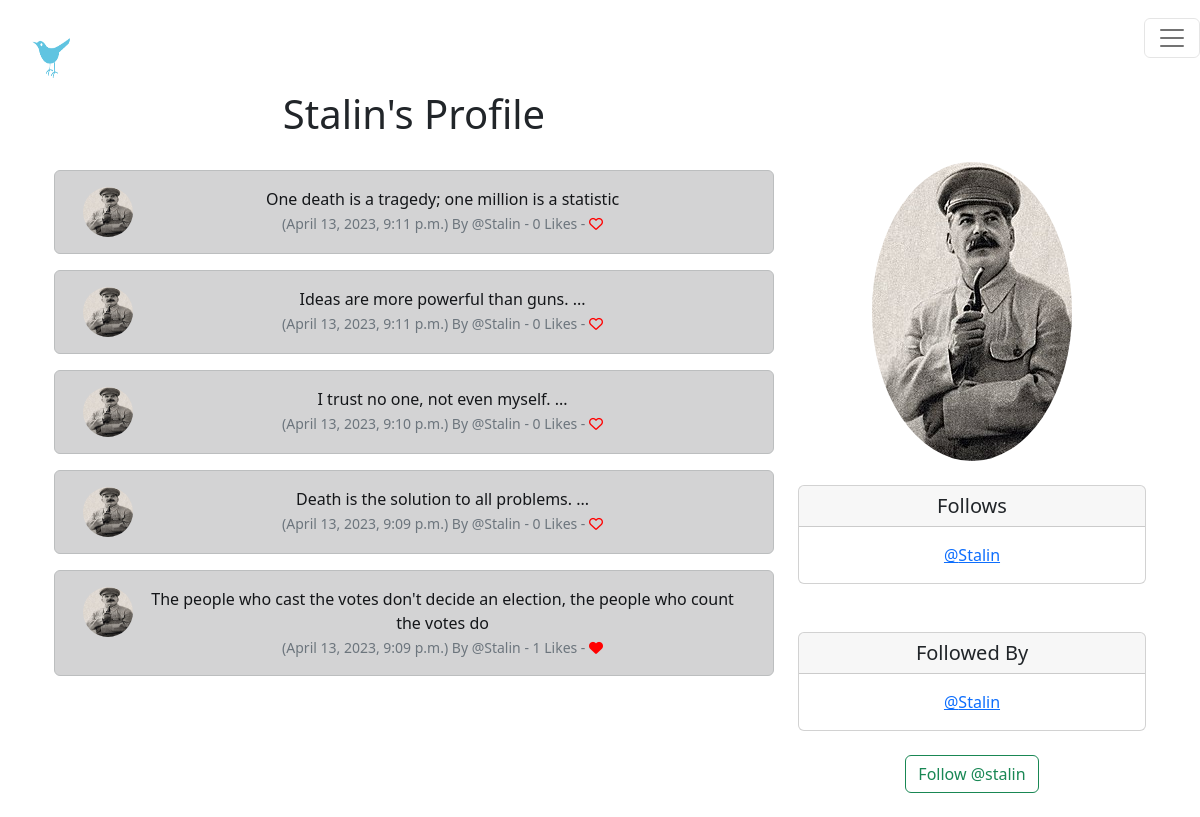
The page /profile/8 (signed in) on the database its author committed.
### tweaker/models.py (models this page shows, shortened)
class Profile(models.Model):
	user = models.OneToOneField(User, on_delete=models.CASCADE)
	follows = models.ManyToManyField("self",
		related_name="followed_by",
		symmetrical=False,
		blank=True)
	date_modified = models.DateTimeField(User, auto_now=True)
	profile_image = models.ImageField(null=True, blank=True, upload_to="images/")
	profile_bio = models.CharField(null=True, blank=True, max_length=500)
	homepage_link = models.CharField(null=True, blank=True, max_length=100)
	facebook_link = models.CharField(null=True, blank=True, max_length=100)
	instagram_link = models.CharField(null=True, blank=True, max_length=100)
	linkedin_link = models.CharField(null=True, blank=True, max_length=100)
	def __str__(self):
		return self.user.username

class Meep(models.Model):
	user = models.ForeignKey(
		User, related_name="meeps",
		on_delete=models.DO_NOTHING
		)
	body = models.CharField(max_length=200)
	created_at = models.DateTimeField(auto_now_add=True)
	likes = models.ManyToManyField(User, related_name="meep_like", blank=True)
	def number_of_likes(self):
		return self.likes.count()

### tweaker/views.py (the view, shortened to what this page needs)
# urls.py: path('profile/<int:pk>', views.profile, name='profile'),
def profile(request, pk):
	if request.user.is_authenticated:
		profile = Profile.objects.get(user_id=pk)
		meeps = Meep.objects.filter(user_id=pk).order_by("-created_at")
		return render(request, "profile.html", {"profile":profile, "meeps":meeps})
	else:
		messages.success(request, ("You Must Be Logged In To View This Page..."))
		return redirect('index')

### tweaker/templates/profile.html (shortened to what this page needs)
{% extends 'base.html' %}
{% load static %}
{% block content %}
{% if profile %}
	<div class="container text-center">
		<div class="row">
			<div class="col-8">
				<h1>{{ profile.user.username }}'s Profile</h1>
				<br/>
				{% if meeps %}
					{% for meep in meeps %}
			<div class="alert alert-dark" role="alert">
	<div class="container">
		<div class="row">
			<div class="col-1">
				{% if profile.profile_image %}
				<img src="{{ profile.profile_image.url }}" width=50 height=50 class="rounded-circle" alt="{{ profile.user.username }}">
				{% else %}
				<img src="{% static 'images/default_profile_pic.png' %}" width=50 height=50 class="rounded-circle" alt="{{ profile.user.username }}">
				{% endif %}
			</div>
			<div class="col-11">
						  {{ meep.body }}<br/>
			  				<small class="text-muted">
			  					({{ meep.created_at}}) By
			  					@{{ meep.user.username }}
			  		- {{ meep.number_of_likes }} Likes -
			  		{% if user in meep.likes.all %}
				  	  <a href="{% url 'meep_like' meep.id %}"><i class="fa-solid fa-heart" style='color:red'></i></a>
				  	{% else %}
				  		<a href="{% url 'meep_like' meep.id %}"><i class="fa fa-heart-o" style="color:red"></i></a>
				  	{% endif %}
			  				</small>
						</div><br/><br/>
			</div>
		</div>
	</div>
					{% endfor %}
				{% endif %}
			</div>
			<div class="col-4">
				<br/><br/><br/>
				{% if profile.profile_image %}
				<img src="{{ profile.profile_image.url }}" class="rounded-circle">
				<br/><br/>
				{% endif %}
				<div class="card">
  <h5 class="card-header">Follows</h5>
  <div class="card-body">
    <p class="card-text">
    		{% for following in profile.follows.all %}
				<a href="{% url 'profile' following.user.id %}">@{{ following }}</a><br/>
			{% endfor %}
    </p>
  </div>
</div>
			<br/><br/>
			<div class="card">
  <h5 class="card-header">Followed By</h5>
  <div class="card-body">
    <p class="card-text">
    	{% for following in profile.followed_by.all %}
				<a href="{% url 'profile' following.user.id %}">@{{ following }}</a><br/>
			{% endfor %}
    </p>
  </div>
</div>
<br/>
<form method=POST>
{% if profile in user.profile.follows.all %}
 	<button class="btn btn-outline-danger" name="follow" value="unfollow" type="submit">
 		Unfollow @{{ profile.user.username|lower}}
 	</button>
{% else %}
	<button class="btn btn-outline-success" name="follow" value="follow" type="submit">
 		Follow @{{ profile.user.username|lower}}
 	</button>
{% endif %}
</form>
<br/>
			</div>
		</div>
	</div>
{% endif %}
{% endblock %}

### rows shown on the page
Profile: user.username "Stalin", profile_image (picture), user.username "stalin"
Meep: profile_image (picture), body "One death is a tragedy; one million is a statistic", created_at "April 13, 2023, 9:11 p.m.", user.username "Stalin", number_of_likes "0"
Meep: profile_image (picture), body "Ideas are more powerful than guns. ...", created_at "April 13, 2023, 9:11 p.m.", user.username "Stalin", number_of_likes "0"
Meep: profile_image (picture), body "I trust no one, not even myself. ...", created_at "April 13, 2023, 9:10 p.m.", user.username "Stalin", number_of_likes "0"
Meep: profile_image (picture), body "Death is the solution to all problems. ...", created_at "April 13, 2023, 9:09 p.m.", user.username "Stalin", number_of_likes "0"
Meep: profile_image (picture), body "The people who cast the votes don't decide an election, the people who count the votes do", created_at "April 13, 2023, 9:09 p.m.", user.username "Stalin", number_of_likes "1"
